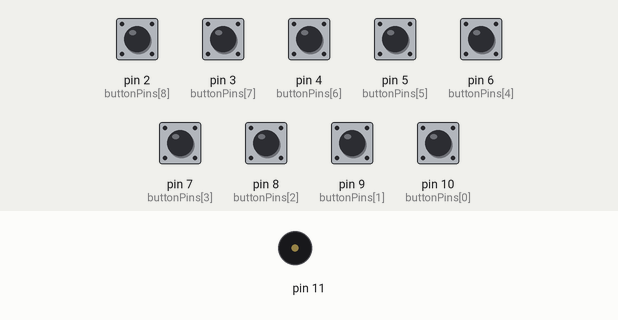
A sketch run on a simulated Arduino Uno, built with avr-gcc and run on an emulated ATmega328P. Parts: buzzer (waves = sounding). The test bench sets the inputs (shaded band); at power-on: pin 2 (buttonPins[8]), pin 3 (buttonPins[7]), pin 4 (buttonPins[6]), pin 5 (buttonPins[5]), pin 6 (buttonPins[4]), pin 7 (buttonPins[3]), pin 8 (buttonPins[2]), pin 9 (buttonPins[1]), pin 10 (buttonPins[0]) HIGH.

Above: at 1.2 s.
1.3 s: pin 2 (buttonPins[8]) pulled LOW for 1 s
At 1.8 s:
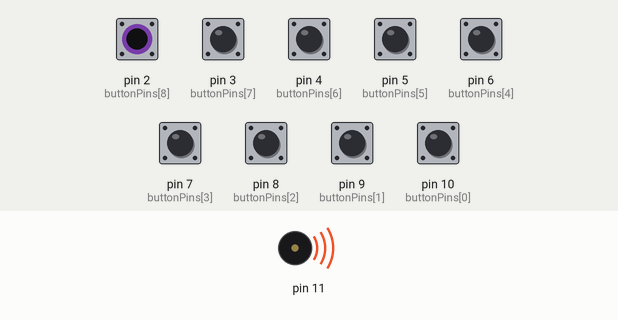
Timing chart, 0 to 4.3 s (numbered marks = the images above; inputs shaded):
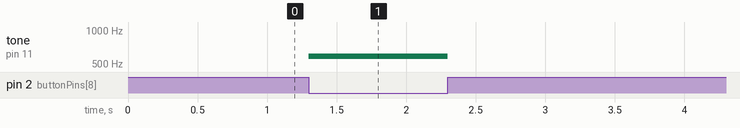

Measured:
- after the input at 1.3 s, tone on pin 11: silent → 587 Hz at once, → silent 1.0 s later

The sketch:

Primeira_vers_o_piano_com_acessibilidade.ino
```cpp
// Definindo as notas
#define NOTE_B0 31
#define NOTE_C1 33
#define NOTE_CS1 35
#define NOTE_D1 37
#define NOTE_DS1 39
#define NOTE_E1 41
#define NOTE_F1 44
#define NOTE_FS1 46
#define NOTE_G1 49
#define NOTE_GS1 52
#define NOTE_A1 55
#define NOTE_AS1 58
#define NOTE_B1 62
#define NOTE_C2 65
#define NOTE_CS2 69
#define NOTE_D2 73
#define NOTE_DS2 78
#define NOTE_E2 82
#define NOTE_F2 87
#define NOTE_FS2 93
#define NOTE_G2 98
#define NOTE_GS2 104
#define NOTE_A2 110
#define NOTE_AS2 117
#define NOTE_B2 123
#define NOTE_C3 131
#define NOTE_CS3 139
#define NOTE_D3 147
#define NOTE_DS3 156
#define NOTE_E3 165
#define NOTE_F3 175
#define NOTE_FS3 185
#define NOTE_G3 196
#define NOTE_GS3 208
#define NOTE_A3 220
#define NOTE_AS3 233
#define NOTE_B3 247
#define NOTE_C4 262
#define NOTE_CS4 277
#define NOTE_D4 294
#define NOTE_DS4 311
#define NOTE_E4 330
#define NOTE_F4 349
#define NOTE_FS4 370
#define NOTE_G4 392
#define NOTE_GS4 415
#define NOTE_A4 440
#define NOTE_AS4 466
#define NOTE_B4 494
#define NOTE_C5 523
#define NOTE_CS5 554
#define NOTE_D5 587
#define NOTE_DS5 622
#define NOTE_E5 659
#define NOTE_F5 698
#define NOTE_FS5 740
#define NOTE_G5 784
#define NOTE_GS5 831
#define NOTE_A5 880
#define NOTE_AS5 932
#define NOTE_B5 988
#define NOTE_C6 1047
#define NOTE_CS6 1109
#define NOTE_D6 1175
#define NOTE_DS6 1245
#define NOTE_E6 1319
#define NOTE_F6 1397
#define NOTE_FS6 1480
#define NOTE_G6 1568
#define NOTE_GS6 1661
#define NOTE_A6 1760
#define NOTE_AS6 1865
#define NOTE_B6 1976
#define NOTE_C7 2093
#define NOTE_CS7 2217
#define NOTE_D7 2349
#define NOTE_DS7 2489
#define NOTE_E7 2637
#define NOTE_F7 2794
#define NOTE_FS7 2960
#define NOTE_G7 3136
#define NOTE_GS7 3322
#define NOTE_A7 3520
#define NOTE_AS7 3729
#define NOTE_B7 3951
#define NOTE_C8 4186
#define NOTE_CS8 4435
#define NOTE_D8 4699
#define NOTE_DS8 4978
#define REST 0

// Definindo as portas dos botões
int buttonPins[] = {10,9,8,7,6,5,4,3,2};

// Definindo as notas correspondentes aos botões
int notes[] = {NOTE_C4, NOTE_D4, NOTE_E4, NOTE_F4, NOTE_G4, NOTE_A4, NOTE_B4, NOTE_C5, NOTE_D5};

void setup() {
  // Configurando os botões como entrada
  for (int i = 0; i < 9; i++) {
    pinMode(buttonPins[i], INPUT_PULLUP);
  }

  // Configurando o buzzer como saída
  pinMode(11, OUTPUT);
}

void loop() {
  for (int i = 0; i < 9; i++) {
    // Verificando se o botão está pressionado
    if (digitalRead(buttonPins[i]) == LOW) {
      // Tocando a nota correspondente
      tone(11, notes[i]);
      delay(100);
      noTone(11);
    }
  }
}
```
